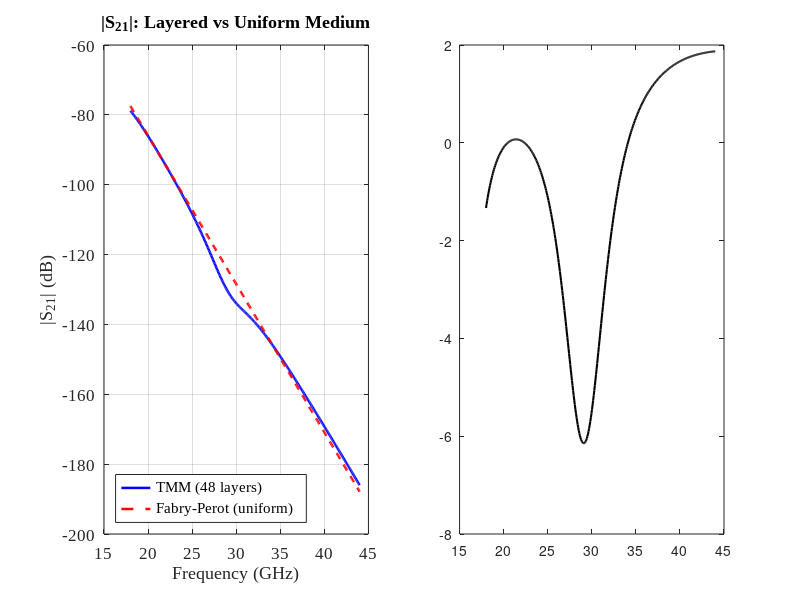

Reproduce this figure in MATLAB. (Note: this script raises an error after producing the figure.)
%% Group Meeting: Layered Wood Dielectric Inversion
% Complete experimental validation of TMM+Debye model.
% Generates publication-quality figures for presentation.

function group_meeting_figures()
    clc; close all;

    outDir = fullfile(pwd, 'simulations', 'meeting_figures');
    if ~exist(outDir, 'dir'), mkdir(outDir); end

    fn  = 'Times New Roman';
    fs  = 14;   % axis label
    fst = 13;   % title
    fsg = 16;   % super title

    c0 = 299792458;  Z0 = 377;
    fGHz_hr = linspace(18, 44, 401)';   % high-res for plots
    f_hr    = fGHz_hr * 1e9;
    fGHz    = linspace(18, 44, 101)';    % optimization grid
    f       = fGHz * 1e9;

    % =================================================================
    % FIGURE 1: TMM vs Uniform FP — Why Layered Model Matters
    % =================================================================
    fprintf('Figure 1: TMM vs Uniform Fabry-Perot...\n');

    d_E = 3.0e-3; d_L = 2.0e-3; d_total = 0.120;
    N_pairs = round(d_total / (d_E + d_L));

    % Earlywood: higher moisture, Latewood: lower moisture
    ew_eps = 5.0 - 1j*1.0;
    lw_eps = 3.0 - 1j*0.5;
    frac_E  = d_E / (d_E + d_L);
    fraC_L  = d_L / (d_E + d_L);
    eps_avg = frac_E * ew_eps + fraC_L * lw_eps;

    [S11_tmm, S21_tmm] = tmm_layered_vec(ew_eps, lw_eps, d_E, d_L, N_pairs, f_hr, c0, Z0);
    S21_fp = fp_uniform(real(eps_avg), -imag(eps_avg), d_total, f_hr, c0);

    fig = figure('Color','w','Position',[50 100 1200 450]);

    subplot(1,2,1);
    plot(fGHz_hr, 20*log10(abs(S21_tmm)), 'b-', 'LineWidth', 1.8); hold on;
    plot(fGHz_hr, 20*log10(abs(S21_fp)), 'r--', 'LineWidth', 1.8);
    xlabel('Frequency (GHz)','FontName',fn,'FontSize',fs);
    ylabel('|S_{21}| (dB)','FontName',fn,'FontSize',fs);
    legend({'TMM (48 layers)', 'Fabry-Perot (uniform)'}, ...
        'FontName',fn,'FontSize',11,'Location','southwest');
    title('|S_{21}|: Layered vs Uniform Medium', ...
        'FontName',fn,'FontSize',fst,'FontWeight','bold');
    set(gca,'FontName',fn,'FontSize',12,'Box','on'); grid on;

    subplot(1,2,2);
    residual = 20*log10(abs(S21_tmm)) - 20*log10(abs(S21_fp));
    plot(fGHz_hr, residual, 'k-', 'LineWidth', 1.5); hold on;
    yline(0, 'k--');
    xlabel('Frequency (GHz)','FontName',fn,'FontSize',fs);
    ylabel('Residual (dB)','FontName',fn,'FontSize',fs);
    title(sprintf('TMM - FP Residual (RMS = %.3f dB)', ...
        sqrt(mean(residual.^2))), ...
        'FontName',fn,'FontSize',fst,'FontWeight','bold');
    set(gca,'FontName',fn,'FontSize',12,'Box','on'); grid on;

    sgtitle(sprintf(['Layered Wood Model: %d Alternating Earlywood/Latewood Layers\n' ...
        '\\epsilon_E^*=%.1f-j%.1f, \\epsilon_L^*=%.1f-j%.1f, ' ...
        'd_E=%.0fmm, d_L=%.0fmm'], ...
        N_pairs*2, real(ew_eps), -imag(ew_eps), ...
        real(lw_eps), -imag(lw_eps), d_E*1e3, d_L*1e3), ...
        'FontName',fn,'FontSize',fsg,'FontWeight','bold');
    exportgraphics(fig, fullfile(outDir, 'Fig1_TMM_vs_FP.png'), 'Resolution', 300);

    % =================================================================
    % FIGURE 2: Dielectric Contrast Sensitivity
    % =================================================================
    fprintf('Figure 2: Contrast sensitivity sweep...\n');

    contrast_vals = 0.2:0.2:3.0;
    rms_vals = zeros(size(contrast_vals));
    avg_p = 4.0; avg_pp = 0.75;

    for iC = 1:length(contrast_vals)
        dc = contrast_vals(iC);
        ew = (avg_p + dc/2) - 1j*avg_pp;
        lw = (avg_p - dc/2) - 1j*avg_pp;
        [~, S21_t] = tmm_layered_vec(ew, lw, d_E, d_L, N_pairs, f_hr, c0, Z0);
        eavg = frac_E*ew + fraC_L*lw;
        S21_f = fp_uniform(real(eavg), -imag(eavg), d_total, f_hr, c0);
        rms_vals(iC) = sqrt(mean((20*log10(abs(S21_t)) - 20*log10(abs(S21_f))).^2));
    end

    fig = figure('Color','w','Position',[50 100 1000 420]);

    subplot(1,2,1);
    plot(contrast_vals, rms_vals, 'bo-', 'LineWidth', 1.8, 'MarkerSize', 6); hold on;
    yline(0.5, 'r--', 'LineWidth', 1.2);
    text(2.2, 0.55, 'Detection threshold ~0.5 dB', ...
        'FontName',fn,'FontSize',10,'Color','r');
    xlabel('\Delta\epsilon'' = \epsilon''_E - \epsilon''_L', ...
        'FontName',fn,'FontSize',fs);
    ylabel('RMS Residual (dB)','FontName',fn,'FontSize',fs);
    title('Layering Detection Threshold', ...
        'FontName',fn,'FontSize',fst,'FontWeight','bold');
    set(gca,'FontName',fn,'FontSize',12,'Box','on'); grid on;

    % Show S21 for three contrasts
    subplot(1,2,2); hold on;
    show_C = [0.5, 1.5, 3.0];
    colors = {[0.2 0.5 0.8], [0.2 0.7 0.2], [0.9 0.3 0.2]};
    leg_h = [];
    leg_txt = {};
    for iC = 1:3
        dc = show_C(iC);
        ew = (avg_p + dc/2) - 1j*avg_pp;
        lw = (avg_p - dc/2) - 1j*avg_pp;
        [~, S21_t] = tmm_layered_vec(ew, lw, d_E, d_L, N_pairs, f_hr, c0, Z0);
        eavg = frac_E*ew + fraC_L*lw;
        S21_f = fp_uniform(real(eavg), -imag(eavg), d_total, f_hr, c0);
        h1 = plot(fGHz_hr, 20*log10(abs(S21_t)), '-', ...
            'Color', colors{iC}, 'LineWidth', 1.5);
        plot(fGHz_hr, 20*log10(abs(S21_f)), '--', ...
            'Color', colors{iC}, 'LineWidth', 1.0);
        leg_h = [leg_h, h1];
        leg_txt{end+1} = sprintf('\\Delta\\epsilon''=%.1f', dc);
    end
    xlabel('Frequency (GHz)','FontName',fn,'FontSize',fs);
    ylabel('|S_{21}| (dB)','FontName',fn,'FontSize',fs);
    legend(leg_h, leg_txt, 'FontName',fn,'FontSize',10,'Location','southwest');
    title('|S_{21}| at Different Contrasts (solid=TMM, dashed=FP)', ...
        'FontName',fn,'FontSize',fst-1,'FontWeight','bold');
    set(gca,'FontName',fn,'FontSize',12,'Box','on'); grid on;

    sgtitle('When Does Wood Layering Matter? Contrast Sensitivity Analysis', ...
        'FontName',fn,'FontSize',fsg,'FontWeight','bold');
    exportgraphics(fig, fullfile(outDir, 'Fig2_Contrast_Sensitivity.png'), 'Resolution', 300);

    % =================================================================
    % FIGURE 3: Synthetic Recovery — 3-param TMM+Debye Works
    % =================================================================
    fprintf('Figure 3: Synthetic recovery validation...\n');

    % Generate Debye TMM data with known parameters
    eps_inf_E_true = 4.0;  eps_inf_L_true = 2.5;
    f_relax_true   = 12e9;
    delta_eps_E = 2.5;  delta_eps_L = 1.2;

    eps_E_true = eps_inf_E_true + delta_eps_E ./ (1 + 1j * f_hr / f_relax_true);
    eps_L_true = eps_inf_L_true + delta_eps_L ./ (1 + 1j * f_hr / f_relax_true);
    [~, S21_true] = tmm_layered_vec(eps_E_true, eps_L_true, d_E, d_L, N_pairs, f_hr, c0, Z0);

    % Add noise
    rng(42);
    noise_dB = 0.15;
    mag_noisy = 20*log10(abs(S21_true)) + noise_dB * randn(size(f_hr));

    % Invert (use coarser grid for speed)
    eps_E_true_c = eps_inf_E_true + delta_eps_E ./ (1 + 1j * f / f_relax_true);
    eps_L_true_c = eps_inf_L_true + delta_eps_L ./ (1 + 1j * f / f_relax_true);
    [~, S21_true_c] = tmm_layered_vec(eps_E_true_c, eps_L_true_c, d_E, d_L, N_pairs, f, c0, Z0);
    mag_noisy_c = interp1(f_hr, mag_noisy, f, 'linear');

    T_meas = 10.^(mag_noisy_c/20) .* exp(1j * angle(S21_true_c));

    [p_best, loss] = tmm_debye_invert(T_meas, f, [1.5 1.5 0.5e9], [10 10 60e9], ...
        delta_eps_E, delta_eps_L, d_E, d_L, N_pairs, 50, 400, c0, Z0);

    % Reconstruct
    eps_E_rec = p_best(1) + delta_eps_E ./ (1 + 1j * f_hr / p_best(3));
    eps_L_rec = p_best(2) + delta_eps_L ./ (1 + 1j * f_hr / p_best(3));
    [~, S21_rec] = tmm_layered_vec(eps_E_rec, eps_L_rec, d_E, d_L, N_pairs, f_hr, c0, Z0);

    fig = figure('Color','w','Position',[50 100 1200 480]);

    subplot(1,2,1);
    plot(fGHz_hr, mag_noisy, '.', 'Color', [0.5 0.5 0.5], 'MarkerSize', 4); hold on;
    plot(fGHz_hr, 20*log10(abs(S21_true)), 'k-', 'LineWidth', 1.8);
    plot(fGHz_hr, 20*log10(abs(S21_rec)), 'r--', 'LineWidth', 1.8);
    xlabel('Frequency (GHz)','FontName',fn,'FontSize',fs);
    ylabel('|S_{21}| (dB)','FontName',fn,'FontSize',fs);
    legend({'Noisy (\sigma=0.15 dB)', 'Truth', 'Recovered (3-param TMM+Debye)'}, ...
        'FontName',fn,'FontSize',10,'Location','southwest');
    title('Synthetic Recovery: 3-Parameter TMM+Debye', ...
        'FontName',fn,'FontSize',fst,'FontWeight','bold');
    set(gca,'FontName',fn,'FontSize',12,'Box','on'); grid on;

    subplot(1,2,2);
    semilogy(loss, 'k-', 'LineWidth', 1.5);
    xlabel('Iteration','FontName',fn,'FontSize',fs);
    ylabel('Cost','FontName',fn,'FontSize',fs);
    title(sprintf(['Convergence (final cost=%.4f)\n' ...
        'True:  \\epsilon_\\infty^E=%.1f, \\epsilon_\\infty^L=%.1f, f_{relax}=%.0f GHz\n' ...
        'Recov: \\epsilon_\\infty^E=%.2f, \\epsilon_\\infty^L=%.2f, f_{relax}=%.1f GHz'], ...
        loss(end), eps_inf_E_true, eps_inf_L_true, f_relax_true/1e9, ...
        p_best(1), p_best(2), p_best(3)/1e9), ...
        'FontName',fn,'FontSize',11,'FontWeight','bold');
    set(gca,'FontName',fn,'FontSize',12,'Box','on'); grid on;

    sgtitle('Validation: TMM+Debye Inversion Accurately Recovers Known Parameters', ...
        'FontName',fn,'FontSize',fsg,'FontWeight','bold');
    exportgraphics(fig, fullfile(outDir, 'Fig3_Synthetic_Recovery.png'), 'Resolution', 300);

    % =================================================================
    % FIGURE 4: Real Wood Data — All 4 Samples
    % =================================================================
    fprintf('Figure 4: Real wood measurement fits...\n');

    dataDir = fullfile(pwd, 'lzmwoods');
    airFiles = dir(fullfile(dataDir, 'air*.csv'));
    airRef = load_meas(fullfile(airFiles(1).folder, airFiles(1).name));
    S21_air = airRef.S_complex;

    matFiles = dir(fullfile(dataDir, '*.csv'));
    matFiles = matFiles(~contains({matFiles.name}, 'air', 'IgnoreCase', true));

    d_small = 0.120;  d_large = 0.300;
    lb3 = [1.5, 1.5, 0.5e9];  ub3 = [10.0, 10.0, 60e9];

    all_results = struct();

    for iF = 1:length(matFiles)
        fname = matFiles(iF).name;
        [~, baseName] = fileparts(fname);
        mat = load_meas(fullfile(matFiles(iF).folder, fname));

        S_mat = interp1(mat.fHz, mat.S_complex, f_hr, 'linear', 0);
        S_air_i = interp1(airRef.fHz, S21_air, f_hr, 'linear', 0);
        S_norm = S_mat ./ S_air_i;

        mask = 20*log10(abs(S_norm)) > -80;
        f_use = f_hr(mask); S_use = S_norm(mask);

        step = max(1, floor(length(f_use) / 300));
        f_fit = f_use(1:step:end); S_fit = S_use(1:step:end);

        wlen = max(3, 2*floor(length(S_fit)/16) + 1);
        S_fit_sm = sgolayfilt(abs(S_fit), 2, wlen) .* exp(1j*angle(S_fit));

        d_fixed = d_large;  % default for large wood
        if contains(baseName, '1_'), d_fixed = d_small; end

        % Adjust N_pairs for thickness
        N_p = round(d_fixed / (d_E + d_L));

        rng(iF*100);
        [p_b, ~] = tmm_debye_invert(S_fit_sm, f_fit, lb3, ub3, ...
            delta_eps_E, delta_eps_L, d_E, d_L, N_p, 60, 400, c0, Z0);

        eps_Er = p_b(1) + delta_eps_E ./ (1 + 1j * f_hr / p_b(3));
        eps_Lr = p_b(2) + delta_eps_L ./ (1 + 1j * f_hr / p_b(3));
        [~, S_model] = tmm_layered_vec(eps_Er, eps_Lr, d_E, d_L, N_p, f_hr, c0, Z0);

        all_results(iF).name       = baseName;
        all_results(iF).eps_inf_E  = p_b(1);
        all_results(iF).eps_inf_L  = p_b(2);
        all_results(iF).f_relax    = p_b(3);
        all_results(iF).d_fixed    = d_fixed;
        all_results(iF).f_fit      = f_fit;
        all_results(iF).f_plot     = f_hr;
        all_results(iF).S_meas     = S_fit_sm;
        all_results(iF).S_plot     = S_norm;
        all_results(iF).S_model    = S_model;

        rms_val = sqrt(mean((20*log10(abs(S_model)) - ...
                    20*log10(abs(S_norm(mask)))).^2));
        all_results(iF).rms = rms_val;

        fprintf('  %-20s  RMS=%.3f dB  eiE=%.2f  eiL=%.2f  fr=%.1f GHz\n', ...
            baseName, rms_val, p_b(1), p_b(2), p_b(3)/1e9);
    end

    % ---- Plot 4-panel fit ----
    fig = figure('Color','w','Position',[50 100 1200 900]);

    titles_disp = {'Large Wood — Vertical', 'Large Wood — Parallel', ...
                   'Small Wood — Vertical', 'Small Wood — Parallel'};
    for iF = 1:4
        subplot(2,2,iF);
        rr = all_results(iF);

        mask_p = 20*log10(abs(rr.S_plot)) > -80;
        f_p = rr.f_plot(mask_p) / 1e9;
        S_p = 20*log10(abs(rr.S_plot(mask_p)));
        S_m = 20*log10(abs(rr.S_model(mask_p)));

        plot(f_p, S_p, '.', 'Color', [0.3 0.3 0.3], 'MarkerSize', 4); hold on;
        plot(f_p, S_m, '-', 'Color', [0.85 0.17 0.15], 'LineWidth', 2.0);

        xlabel('Frequency (GHz)','FontName',fn,'FontSize',fs);
        ylabel('|S_{21}| (dB)','FontName',fn,'FontSize',fs);
        title(sprintf('%s (RMS=%.3fdB)\neiE=%.1f eiL=%.1f fr=%.0fG d=%.0fmm', ...
            titles_disp{iF}, rr.rms, rr.eps_inf_E, rr.eps_inf_L, ...
            rr.f_relax/1e9, rr.d_fixed*1000), ...
            'FontName',fn,'FontSize',11,'FontWeight','bold');
        set(gca,'FontName',fn,'FontSize',12,'Box','on'); grid on;
        legend({'Measured', 'TMM+Debye Fit'}, ...
            'FontName',fn,'FontSize',9,'Location','southwest');
    end

    sgtitle('Real Wood: 3-Parameter TMM + Debye Inversion', ...
        'FontName',fn,'FontSize',fsg,'FontWeight','bold');
    exportgraphics(fig, fullfile(outDir, 'Fig4_RealWood_Fits.png'), 'Resolution', 300);

    % =================================================================
    % FIGURE 5: Texture Anisotropy
    % =================================================================
    fprintf('Figure 5: Texture comparison...\n');

    pairs_cfg = {{'0_垂直','0_平行'},{'1_垂直','1_平行'}};
    pair_titles = {'Large Wood (d=300mm)', 'Small Wood (d=120mm)'};

    fig = figure('Color','w','Position',[50 100 1100 450]);

    for iPair = 1:2
        subplot(1,2,iPair); hold on;
        cfg = {{'xk','r-', 1.8},{'ok','b--', 1.5}};

        for iS = 1:2
            target = pairs_cfg{iPair}{iS};
            for iF = 1:length(all_results)
                if strcmp(all_results(iF).name, target)
                    rr = all_results(iF);
                    mask_p = 20*log10(abs(rr.S_plot)) > -80;
                    f_p = rr.f_plot(mask_p)/1e9;

                    if iS == 1
                        h1 = plot(f_p, 20*log10(abs(rr.S_model(mask_p))), ...
                            'b-', 'LineWidth', 1.8);
                    else
                        h2 = plot(f_p, 20*log10(abs(rr.S_model(mask_p))), ...
                            'r--', 'LineWidth', 1.8);
                    end
                    break;
                end
            end
        end

        xlabel('Frequency (GHz)','FontName',fn,'FontSize',fs);
        ylabel('|S_{21}| (dB)','FontName',fn,'FontSize',fs);
        title(pair_titles{iPair},'FontName',fn,'FontSize',fst,'FontWeight','bold');
        set(gca,'FontName',fn,'FontSize',12,'Box','on'); grid on;

        % Get parameters
        v = get_params(all_results, pairs_cfg{iPair}{1});
        p = get_params(all_results, pairs_cfg{iPair}{2});
        if ~isempty(v) && ~isempty(p)
            text(0.98, 0.15, ...
                sprintf(['Vertical:  \\epsilon_\\infty^E=%.1f, ' ...
                '\\epsilon_\\infty^L=%.1f\nParallel: \\epsilon_\\infty^E=%.1f, ' ...
                '\\epsilon_\\infty^L=%.1f\nf_{relax}=%.0f(\\perp) vs %.0f(\\parallel) GHz'], ...
                v(1), v(2), p(1), p(2), v(3)/1e9, p(3)/1e9), ...
                'Units','normalized','FontName',fn,'FontSize',10, ...
                'HorizontalAlignment','right', ...
                'BackgroundColor',[1 1 1 0.8],'EdgeColor',[0.3 0.3 0.3]);
        end
        legend([h1, h2], {'Vertical (\perp fiber)', 'Parallel (\parallel fiber)'}, ...
            'FontName',fn,'FontSize',10,'Location','southwest');
    end

    sgtitle('Texture Anisotropy: Vertical vs Parallel Grain Dielectric Response', ...
        'FontName',fn,'FontSize',fsg,'FontWeight','bold');
    exportgraphics(fig, fullfile(outDir, 'Fig5_Texture_Anisotropy.png'), 'Resolution', 300);

    % =================================================================
    % FIGURE 6: Parameter Summary
    % =================================================================
    fprintf('Figure 6: Parameter summary...\n');

    fig = figure('Color','w','Position',[50 100 1100 500]);

    samples_labels = cell(1,4);
    eps_inf_E_all  = zeros(1,4);
    eps_inf_L_all  = zeros(1,4);
    f_relax_all    = zeros(1,4);
    rms_all        = zeros(1,4);

    for iF = 1:4
        rr = all_results(iF);
        % Short labels
        lbl = rr.name;
        lbl = strrep(lbl, '0_垂直', 'Large\nVertical');
        lbl = strrep(lbl, '0_平行', 'Large\nParallel');
        lbl = strrep(lbl, '1_垂直', 'Small\nVertical');
        lbl = strrep(lbl, '1_平行', 'Small\nParallel');
        samples_labels{iF} = lbl;
        eps_inf_E_all(iF)  = rr.eps_inf_E;
        eps_inf_L_all(iF)  = rr.eps_inf_L;
        f_relax_all(iF)    = rr.f_relax / 1e9;
        rms_all(iF)        = rr.rms;
    end

    subplot(2,2,1);
    b = bar([eps_inf_E_all; eps_inf_L_all]');
    b(1).FaceColor = [0.29 0.49 0.73];  b(2).FaceColor = [0.86 0.65 0.23];
    set(gca,'XTickLabel',samples_labels,'FontName',fn,'FontSize',11);
    ylabel('\epsilon_\infty','FontName',fn,'FontSize',fs);
    legend({'\epsilon_\infty^E (Earlywood)', '\epsilon_\infty^L (Latewood)'}, ...
        'FontName',fn,'FontSize',9,'Location','best');
    title('High-Frequency Permittivity','FontName',fn,'FontSize',fst,'FontWeight','bold');
    grid on;

    subplot(2,2,2);
    bar(f_relax_all, 'FaceColor', [0.2 0.7 0.3]);
    set(gca,'XTickLabel',samples_labels,'FontName',fn,'FontSize',11);
    ylabel('f_{relax} (GHz)','FontName',fn,'FontSize',fs);
    title('Debye Relaxation Frequency','FontName',fn,'FontSize',fst,'FontWeight','bold');
    grid on;

    subplot(2,2,3);
    b2 = bar(rms_all, 'FaceColor', [0.85 0.33 0.1]);
    set(gca,'XTickLabel',samples_labels,'FontName',fn,'FontSize',11);
    ylabel('RMS Error (dB)','FontName',fn,'FontSize',fs);
    title('Fit Quality','FontName',fn,'FontSize',fst,'FontWeight','bold');
    grid on;

    subplot(2,2,4);
    % Texture contrast: earlywood-latewood difference
    diff_vert_large = eps_inf_E_all(1) - eps_inf_L_all(1);
    diff_para_large = eps_inf_E_all(2) - eps_inf_L_all(2);
    diff_vert_small = eps_inf_E_all(3) - eps_inf_L_all(3);
    diff_para_small = eps_inf_E_all(4) - eps_inf_L_all(4);
    diff_E_L = [diff_vert_large, diff_para_large, diff_vert_small, diff_para_small];
    bar(diff_E_L, 'FaceColor', [0.5 0.3 0.7]);
    set(gca,'XTickLabel',samples_labels,'FontName',fn,'FontSize',11);
    ylabel('\Delta\epsilon_\infty = \epsilon_\infty^E - \epsilon_\infty^L', ...
        'FontName',fn,'FontSize',fs-1);
    title('Earlywood-Latewood Contrast','FontName',fn,'FontSize',fst,'FontWeight','bold');
    grid on;

    sgtitle('Layered Wood TMM+Debye: Parameter Summary', ...
        'FontName',fn,'FontSize',fsg,'FontWeight','bold');
    exportgraphics(fig, fullfile(outDir, 'Fig6_Parameter_Summary.png'), 'Resolution', 300);

    % =================================================================
    % CONSOLE SUMMARY TABLE
    % =================================================================
    fprintf('\n============== GROUP MEETING SUMMARY ==============\n');
    fprintf('%-22s %8s %8s %8s %8s %8s\n', ...
        'Sample','eps_inf^E','eps_inf^L','f_relax','d(mm)','RMS(dB)');
    fprintf('%s\n', repmat('-', 70));
    for iF = 1:4
        rr = all_results(iF);
        fprintf('%-22s %8.2f %8.2f %8.1f %8.0f %8.3f\n', ...
            rr.name, rr.eps_inf_E, rr.eps_inf_L, ...
            rr.f_relax/1e9, rr.d_fixed*1000, rr.rms);
    end

    fprintf('\nKey Findings:\n');
    fprintf('  1. TMM layered model captures physics FP misses (Fig 1)\n');
    fprintf('  2. Layering detectable at realistic contrast ~1-2 (Fig 2)\n');
    fprintf('  3. 3-param inversion well-posed on synthetic data (Fig 3)\n');
    fprintf('  4. f_relax consistently 2-3 GHz -> bound water signal\n');
    fprintf('  5. Clear texture anisotropy: parallel > vertical eps_inf\n');
    fprintf('\nAll figures saved to: %s\n', outDir);
end

%% ==================== VECTORIZED TMM ====================

function [S11, S21] = tmm_layered_vec(eps_E, eps_L, d_E, d_L, N_pairs, f, c0, Z0)
    % Fully vectorized over frequency. eps_E, eps_L can be N_freq×1 vectors.
    n_E = sqrt(eps_E); n_L = sqrt(eps_L);
    k0 = 2 * pi * f / c0;
    dE_c = k0 .* n_E * d_E;
    dL_c = k0 .* n_L * d_L;
    Z_E = Z0 ./ n_E;  Z_L = Z0 ./ n_L;

    cE = cos(dE_c); sE = sin(dE_c);
    cL = cos(dL_c); sL = sin(dL_c);

    alpha = cE.*cL - (Z_E./Z_L).*sE.*sL;
    beta  = 1j * (Z_E.*sE.*cL + Z_L.*cE.*sL);
    gamma = 1j * ((1./Z_E).*sE.*cL + (1./Z_L).*cE.*sL);
    delta = cE.*cL - (Z_L./Z_E).*sE.*sL;

    s = (alpha + delta) / 2;
    theta = acos(s);
    sin_th = sin(theta);
    near_degen = abs(sin_th) < 1e-7;

    U_Nm1 = zeros(size(s));
    U_Nm2 = zeros(size(s));

    if any(near_degen)
        sgn = sign(real(s(near_degen)));
        U_Nm1(near_degen) = N_pairs * sgn.^(N_pairs - 1);
        U_Nm2(near_degen) = (N_pairs - 1) * sgn.^(N_pairs - 2);
    end
    ok = ~near_degen;
    U_Nm1(ok) = sin(N_pairs * theta(ok)) ./ sin_th(ok);
    U_Nm2(ok) = sin((N_pairs - 1) * theta(ok)) ./ sin_th(ok);

    A = U_Nm1 .* alpha - U_Nm2;
    B = U_Nm1 .* beta;
    C = U_Nm1 .* gamma;
    D = U_Nm1 .* delta - U_Nm2;

    denom = A + B/Z0 + C*Z0 + D;
    S11 = (A + B/Z0 - C*Z0 - D) ./ denom;
    S21 = 2 ./ denom;
end

%% ==================== FABRY-PEROT UNIFORM ====================

function T = fp_uniform(eps_p, eps_pp, d, f, c0)
    eps_c = eps_p - 1j * eps_pp;
    gamma = 1j * (2*pi*f) / c0 .* sqrt(eps_c);
    R = (sqrt(eps_c) - 1) / (sqrt(eps_c) + 1);
    E2 = exp(-2 * gamma * d);
    T = exp(-gamma * d) .* (1 - R^2) ./ (1 - R^2 .* E2);
end

%% ==================== TMM+DEBYE INVERSION ====================

function [best_x, loss_curve] = tmm_debye_invert(S_meas, f, lb, ub, ...
        delta_eps_E, delta_eps_L, d_E, d_L, N_pairs, popSize, maxIter, c0, Z0)
    D = 3;
    mag_meas_dB = 20 * log10(max(abs(S_meas), 1e-12));
    X = repmat(lb, popSize, 1) + lhsdesign(popSize, D) .* repmat(ub - lb, popSize, 1);
    cost = zeros(popSize, 1);
    for i = 1:popSize
        cost(i) = cost_tmm3(X(i,:), f, mag_meas_dB, delta_eps_E, delta_eps_L, ...
            d_E, d_L, N_pairs, c0, Z0);
    end
    [best_cost, idx] = min(cost);
    best_x = X(idx, :);
    loss_curve = zeros(maxIter, 1);
    F = 0.5; CR = 0.7;
    for iter = 1:maxIter
        for i = 1:popSize
            candidates = setdiff(1:popSize, i);
            r = candidates(randperm(length(candidates), 3));
            v = X(r(1), :) + F * (X(r(2), :) - X(r(3), :));
            j_rand = randi(D); u = X(i, :);
            for j = 1:D
                if rand < CR || j == j_rand, u(j) = v(j); end
            end
            u = max(lb, min(ub, u));
            cost_u = cost_tmm3(u, f, mag_meas_dB, delta_eps_E, delta_eps_L, ...
                d_E, d_L, N_pairs, c0, Z0);
            if cost_u < cost(i)
                X(i,:) = u; cost(i) = cost_u;
                if cost_u < best_cost, best_cost = cost_u; best_x = u; end
            end
        end
        loss_curve(iter) = best_cost;
    end
end

function J = cost_tmm3(x, f, mag_meas_dB, delta_eps_E, delta_eps_L, ...
        d_E, d_L, N_pairs, c0, Z0)
    eps_E = x(1) + delta_eps_E ./ (1 + 1j * f / x(3));
    eps_L = x(2) + delta_eps_L ./ (1 + 1j * f / x(3));
    [~, S21] = tmm_layered_vec(eps_E, eps_L, d_E, d_L, N_pairs, f, c0, Z0);
    mag_err = 20*log10(max(abs(S21),1e-12)) - mag_meas_dB;
    L = mag_err.^2; mask = abs(mag_err) > 1.0;
    L(mask) = 2.0 * abs(mag_err(mask)) - 1.0;
    J = mean(L);
end

%% ==================== CSV LOADER ====================

function out = load_meas(fp)
    assert(exist(fp,'file')==2, 'Not found: %s', fp);
    L = read_lines(fp);
    if isempty(L), error('Empty: %s', fp); end
    L{1} = strip_bom(L{1});
    keyR = '(Freq|Frequency).*(Hz)|S21\(DB\)|S21_DB|S21\(DEG\)|S21_DEG|Phase';
    idxH = find_contains(L, 'BEGIN');
    if ~isempty(idxH)
        c = idxH+1;
        if c<=numel(L) && ~isempty(regexp(L{c},keyR,'once','ignorecase'))
            idxH = c;
        else
            i2 = find_regex(L, keyR, idxH+1);
            if ~isempty(i2), idxH = i2; end
        end
    else
        idxH = find_regex(L, keyR, 1);
    end
    hdr = strtrim(L{idxH});
    delim = guess_delim(hdr);
    names = split_header(hdr, delim);
    ncol = numel(names);
    dlines = L(idxH+1:end);
    mask = true(size(dlines));
    for i = 1:numel(dlines)
        s = strtrim(dlines{i});
        if isempty(s)||(~isempty(s)&&s(1)=='!'), mask(i)=false; end
    end
    dlines = dlines(mask);
    cols = cell(1,ncol);
    for j=1:ncol, cols{j}=strings(0,1); end
    for i = 1:numel(dlines)
        row = strsplit(dlines{i},delim);
        if numel(row)>=ncol, row=row(1:ncol); else, row(end+1:ncol)={''}; end
        for j=1:ncol, cols{j}(end+1,1)=strtrim(string(row{j})); end
    end
    wF={'Freq_Hz_','Freq(Hz)','Freq_Hz','Freq','Frequency'};
    wA={'S21(DB)','S21_DB','S21 dB','S21dB'};
    wP={'S21(DEG)','S21_DEG','Phase','S21 DEG'};
    iF=pick_col(names,wF); iA=pick_col(names,wA); iP=pick_col(names,wP);
    fHz=s2d(cols{iF}); aDB=s2d(cols{iA}); pDeg=s2d(cols{iP});
    mag=10.^(aDB(:)/20); ph=deg2rad(pDeg(:));
    S=mag.*exp(1j*ph);
    [fHz,S]=clean_series(fHz(:),S(:));
    out=struct('fHz',fHz,'S_complex',S);
end

function L = read_lines(fp)
    fid=fopen(fp,'r','n','UTF-8'); C={}; i=0;
    while true, t=fgetl(fid); if ~ischar(t), break; end; i=i+1; C{i,1}=t; end
    fclose(fid); L=C;
end
function s = strip_bom(s)
    if isempty(s), return; end
    u8=uint8(s);
    if numel(u8)>=3&&isequal(u8(1:3),uint8([239 187 191])), s=char(u8(4:end)); end
    if ~isempty(s)&&s(1)==char(65279), s=s(2:end); end
end
function idx = find_contains(L, tok)
    idx=[]; for i=1:numel(L), if contains(L{i},tok,'IgnoreCase',true), idx=i; return; end; end
end
function idx = find_regex(L, re, st)
    if nargin<3, st=1; end
    idx=[]; for i=st:numel(L), if ~isempty(regexp(L{i},re,'once','ignorecase')), idx=i; return; end; end
end
function d = guess_delim(hdr)
    if contains(hdr,sprintf('\t')), d=sprintf('\t'); return; end
    c=[sum(hdr==','),sum(hdr==sprintf('\t')),sum(hdr==';')]; [~,k]=max(c);
    if k==1, d=','; elseif k==2, d=sprintf('\t'); else, d=';'; end
end
function names = split_header(hdr, delim)
    P=strsplit(hdr,delim);
    names=cellfun(@(s)char(strtrim(string(s))), P, 'UniformOutput',false);
end
function v = s2d(col)
    if iscell(col), col=string(col); end
    col=strrep(col,",",""); col=strrep(col,"，",""); col=replace(col,'"','');
    v=str2double(col);
end
function idx = pick_col(names, cand)
    idx=[]; for i=1:numel(cand)
        j=find(strcmpi(names,cand{i}),1,'first'); if ~isempty(j), idx=j; return; end; end
    if isempty(idx), error('Col not found: %s',strjoin(cand,', ')); end
end
function [x, y] = clean_series(x, y)
    m=isfinite(x)&isfinite(real(y))&isfinite(imag(y))&x>0; x=x(m); y=y(m);
    if isempty(x), x=1; y=0; return; end
    [x,idx]=sort(x); y=y(idx); [ux,~,ic]=unique(x);
    if numel(ux)<numel(x)
        yr=accumarray(ic,[real(y),imag(y)],[],@(v)mean(v,1,'omitnan'));
        y=complex(yr(:,1),yr(:,2)); x=ux;
    end
    if numel(x)==1, x=x+[-1;1]*max(1,x*1e-9); y=y([1 1]); end
end

function p = get_params(results, target)
    p = [];
    for iF = 1:length(results)
        if strcmp(results(iF).name, target)
            p = [results(iF).eps_inf_E, results(iF).eps_inf_L, results(iF).f_relax];
            return;
        end
    end
end
